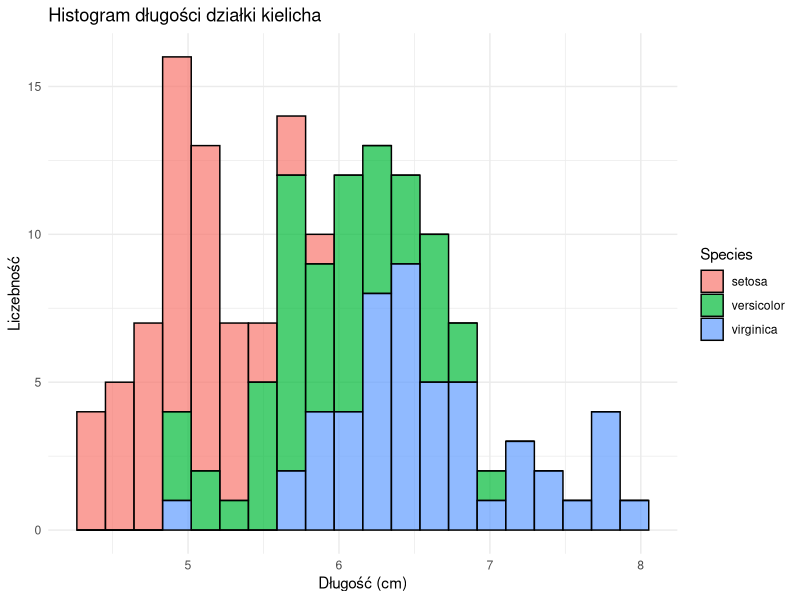
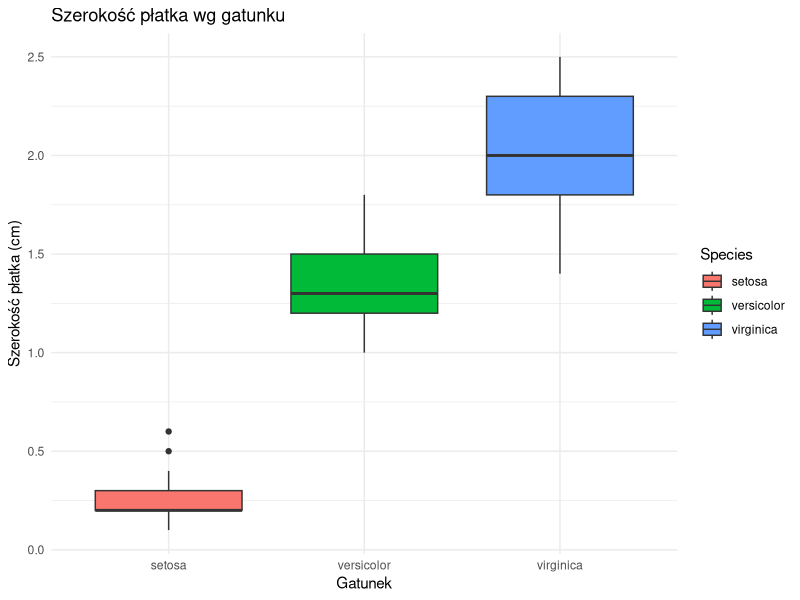

The R source for these figures, in order:
## ---- chunk 1
set.seed(123) 
library(dplyr)
library(ggplot2)

# 1. Wybieram tylko gatunki setosa i versicolor
dane_filtrowane <- iris %>% 
  filter(Species != "virginica")

# 2. Dodaję kolumnę "Proporcja" (Długość / Szerokość)
dane_po_zmianach <- dane_filtrowane %>% 
  mutate(Proporcja = Sepal.Length / Sepal.Width)

# 3. Podsumowanie - średnia długość płatka dla gatunków
podsumowanie <- iris %>% 
  group_by(Species) %>% 
  summarise(Srednia_Dlugosc = mean(Sepal.Length))

print(podsumowanie)


ggplot(iris, aes(x = Sepal.Length, fill = Species)) +
  geom_histogram(bins = 20, alpha = 0.7, color = "black") +
  labs(title = "Histogram długości działki kielicha",
       x = "Długość (cm)",
       y = "Liczebność") +
  theme_minimal()


ggplot(iris, aes(x = Species, y = Petal.Width, fill = Species)) +
  geom_boxplot() +
  labs(title = "Szerokość płatka wg gatunku",
       x = "Gatunek",
       y = "Szerokość płatka (cm)") +
  theme_minimal()
